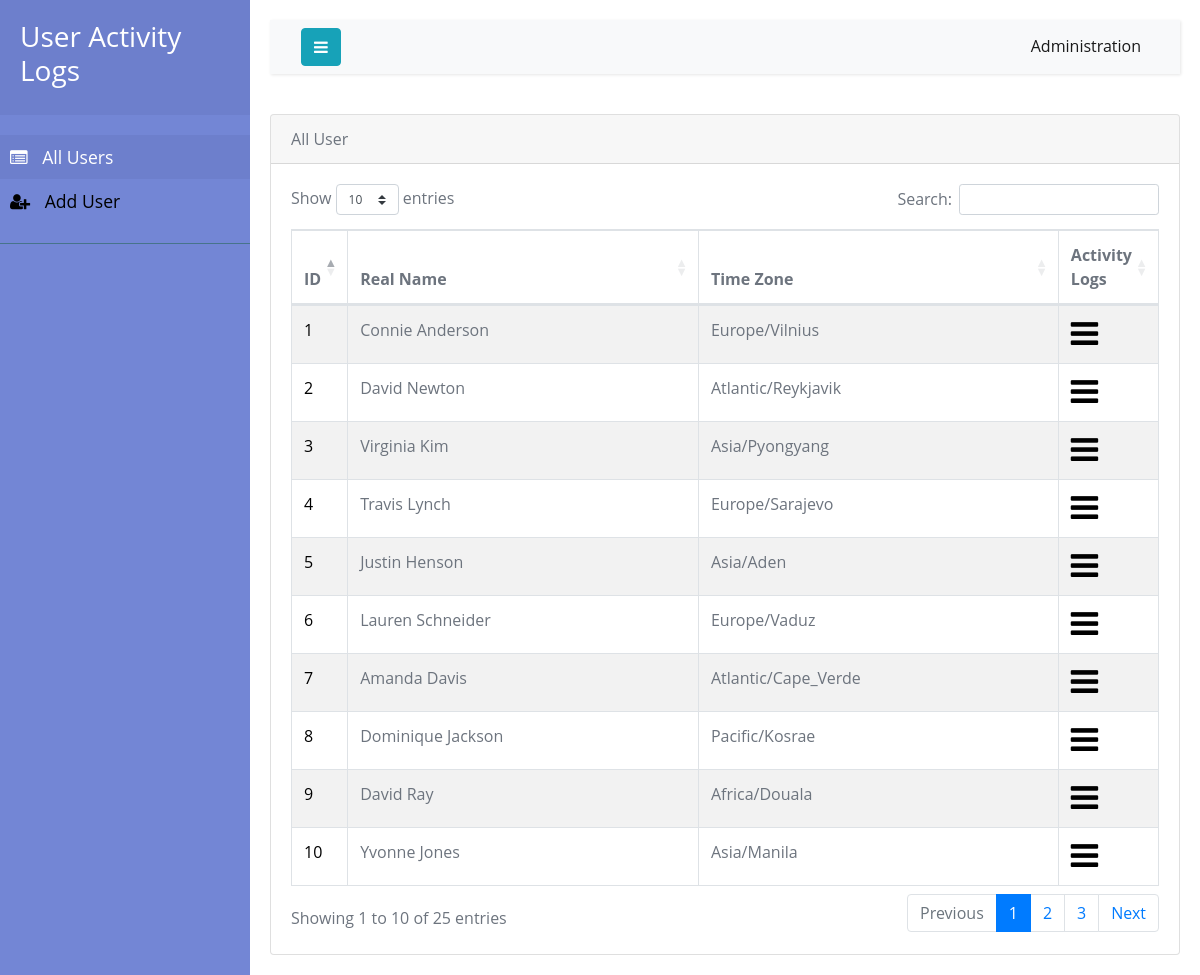
The page / on the database its author committed.
### NewApp/models.py (models this page shows, shortened)
class NewUser(models.Model):
    id = models.AutoField(primary_key=True, editable=False)
    real_name = models.CharField( max_length=50)
    tz = models.CharField( max_length=50)
    class Meta:
        verbose_name = ("NewUser")
        verbose_name_plural = ("NewUsers")

### NewApp/views.py (the view)
# urls.py: re_path(r'^$',ab.index,name='home'),
def index(request):
    new_user = NewUser.objects.all()
    return render(request, 'index.html', {'new_user': new_user})

### NewApp/templates/index.html (shortened to what this page needs)
{% extends 'layout.html' %}
{% block body %}
                <section>
                    <div class="section-body">
                        <div class="row">
                            <div class="col-lg-12">
                                <div class="card">
                                    <div class="card-header">
                                        <header>All User</header>
                                    </div>
                                    <div class="card-body">
                                    <div class=:table-responsive>
                                            <table id="example"class="table table-striped table-bordered" style="width:100%">
                                                <thead>
                                                    <tr>
                                                        <th width="2=10px" >ID</th>
                                                        <th>Real Name</th>
                                                        <th>Time Zone</th>
                                                        <th width="2=10px"  >Activity Logs</th>
                                                    </tr>
                                                </thead>
                                                <tbody>
                                                    {% for order in new_user %}
                                                        <tr class="gradeX">
                                                            <td><a href="#">{{ order.id}}</a></td>
                                                            <td>{{ order.real_name }} </td>
                                                            <td>{{ order.tz }}</td>
                                                            <td>
                                                                <a href="{% url 'activity_log' order.id %}" ><i class="fa fa-bars fa-2x"></i> </a>
                                                            </td>
                                                        </tr>
                                                    {% endfor %}
                                                </tbody>
                                            </table>
                                     </div>
                                    </div>
                                </div>
                            </div>
                        </div>
                    </div>
                </section>
{% endblock %}

### NewApp/templates/layout.html (shortened to what this page needs)
{% load staticfiles %}
<!DOCTYPE html>
<html lang="en">
<head>
  <link rel="stylesheet" href="https://stackpath.bootstrapcdn.com/bootstrap/4.1.0/css/bootstrap.min.css"
>
  {% load static %}
  <link rel="stylesheet" href="{% static 'css/style4.css' %}">
  <link rel="stylesheet" href="{% static 'css/classic.css' %}">
  <link rel="stylesheet" href="{% static 'css/classic.date.css' %}">
<link rel="stylesheet" href="https://cdnjs.cloudflare.com/ajax/libs/tempusdominus-bootstrap-4/5.0.1/css/tempusdominus-bootstrap-4.min.css" />
<link rel="stylesheet" href="https://ajax.googleapis.com/ajax/libs/jqueryui/1.12.1/themes/smoothness/jquery-ui.css">
  <link href="https://stackpath.bootstrapcdn.com/font-awesome/4.7.0/css/font-awesome.min.css" rel="stylesheet"
>
  <link rel="stylesheet" type="text/css"
    href="https://cdnjs.cloudflare.com/ajax/libs/twitter-bootstrap/4.1.3/css/bootstrap.css" />
  <link rel="stylesheet" type="text/css" href="https://cdn.datatables.net/1.10.19/css/dataTables.bootstrap4.min.css" />
</head>
<body>
  <div class="wrapper">
    {% block sidebar %}
    <nav id="sidebar">
      <div class="sidebar-header">
        <h3>User Activity Logs</h3>
      </div>
      <ul class="list-unstyled components">
        <li class="active">
          <a href="{% url 'home' %}"> <i class="fa fa-list-alt" aria-hidden="true"></i>
            All Users </a>
        </li>
        <li>
          <a href="{% url 'newuser' %}"> <i class="fa fa-user-plus" aria-hidden="true"></i>
            Add User</a>
      </ul>
    </nav>{% endblock %}
    <div id="content">
      <nav class="navbar navbar-expand-lg navbar-light bg-light">
        <div class="container-fluid">
          <button type="button" id="sidebarCollapse" class="btn btn-info"> <i class="fa fa-bars" aria-hidden="true"></i>
          </button>
          <div class=" navbar-collapse" id="navbarSupportedContent">
            <ul class="nav navbar-nav ml-auto">
              <li class="nav-item active"> <a class="nav-link" href="#">Administration</a>
              </li>
            </ul>
          </div>
        </div>
      </nav>{% block body %} {% endblock %}
    </div>
  </div>
</body>
</html>

### NewApp/static/css/style4.css (style rules this page uses)
body { font-family: 'Poppins', sans-serif; background: #fafafa; }
a, a:hover, a:focus { color: inherit; text-decoration: none; transition: all 0.3s; }
.navbar { padding: 15px 10px; background: #fff; border: none; border-radius: 0; margin-bottom: 40px; box-shadow: 1px 1px 3px rgba(0, 0, 0, 0.1); }
i, span { display: inline-block; }
.wrapper { display: flex; align-items: stretch; }
#sidebar { min-width: 250px; max-width: 250px; background: #7386D5; color: #fff; transition: all 0.3s; }
#sidebar ul li a { text-align: left; }
#sidebar .sidebar-header { padding: 20px; background: #6d7fcc; }
#sidebar ul.components { padding: 20px 0; border-bottom: 1px solid #47748b; }
#sidebar ul li a { padding: 10px; font-size: 1.1em; display: block; }
#sidebar ul li a i { margin-right: 10px; }
#sidebar ul li.active>a, a[aria-expanded="true"] { color: #fff; background: #6d7fcc; }
#content { width: 100%; padding: 20px; min-height: 100vh; transition: all 0.3s; }

### NewApp/templates/layout.html (style rules this page uses)
a, a:hover { color: initial; }
body { color: #6d747e; font-family: 'Open Sans', sans-serif; font-size: 16px; line-height: 1.5em; }
.nav>li>a { display: block; position: relative; width: 100%; height: 100%; line-height: 1.2em; margin: 0; }
table { font-size: 1em; }

### rows shown on the page
NewUser: id "1", real_name "Connie Anderson", tz "Europe/Vilnius"
NewUser: id "2", real_name "David Newton", tz "Atlantic/Reykjavik"
NewUser: id "3", real_name "Virginia Kim", tz "Asia/Pyongyang"
NewUser: id "4", real_name "Travis Lynch", tz "Europe/Sarajevo"
NewUser: id "5", real_name "Justin Henson", tz "Asia/Aden"
NewUser: id "6", real_name "Lauren Schneider", tz "Europe/Vaduz"
NewUser: id "7", real_name "Amanda Davis", tz "Atlantic/Cape_Verde"
NewUser: id "8", real_name "Dominique Jackson", tz "Pacific/Kosrae"
NewUser: id "9", real_name "David Ray", tz "Africa/Douala"
NewUser: id "10", real_name "Yvonne Jones", tz "Asia/Manila"
